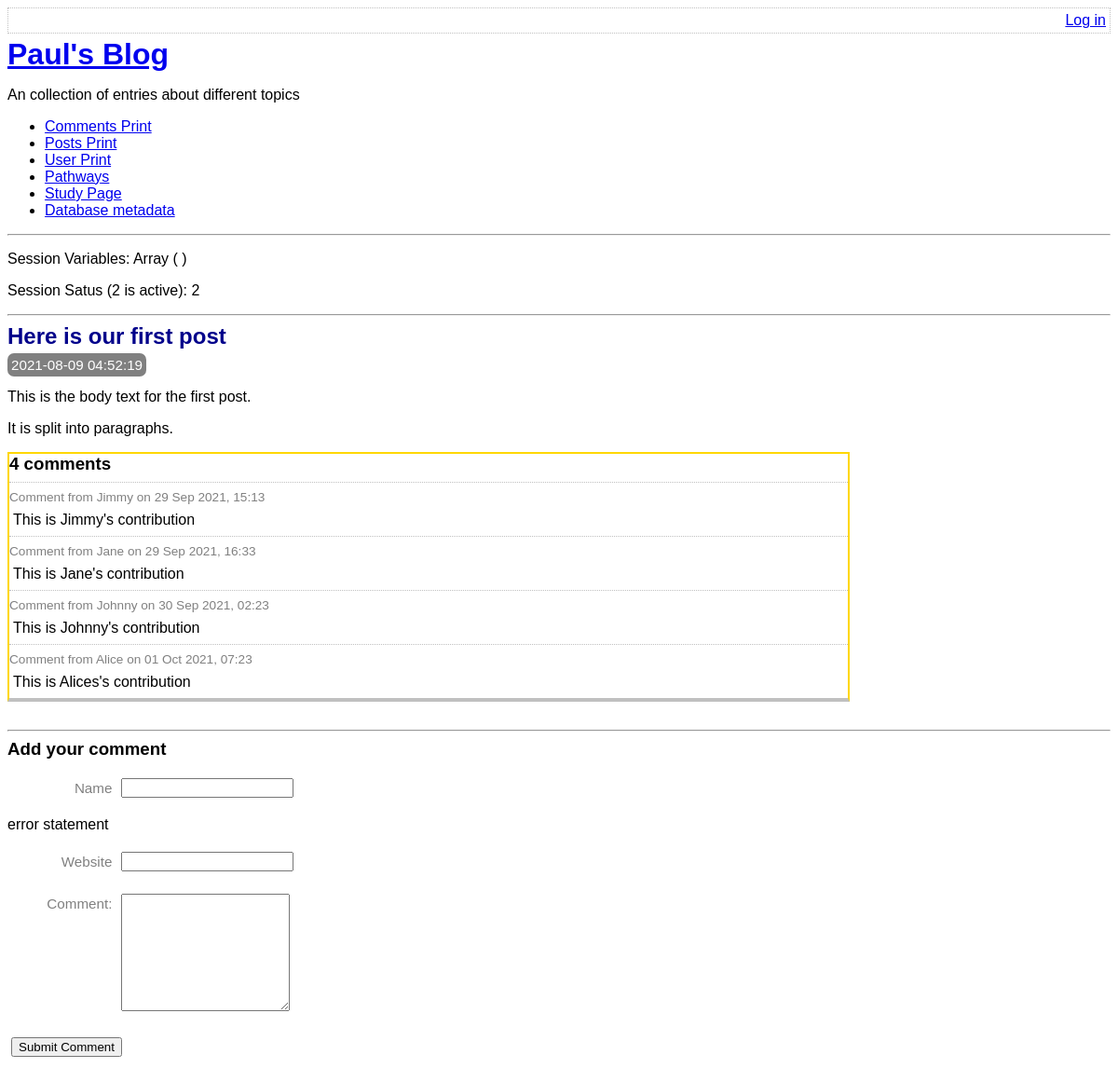
The app's page /view-post.php?post_id=1, older data.
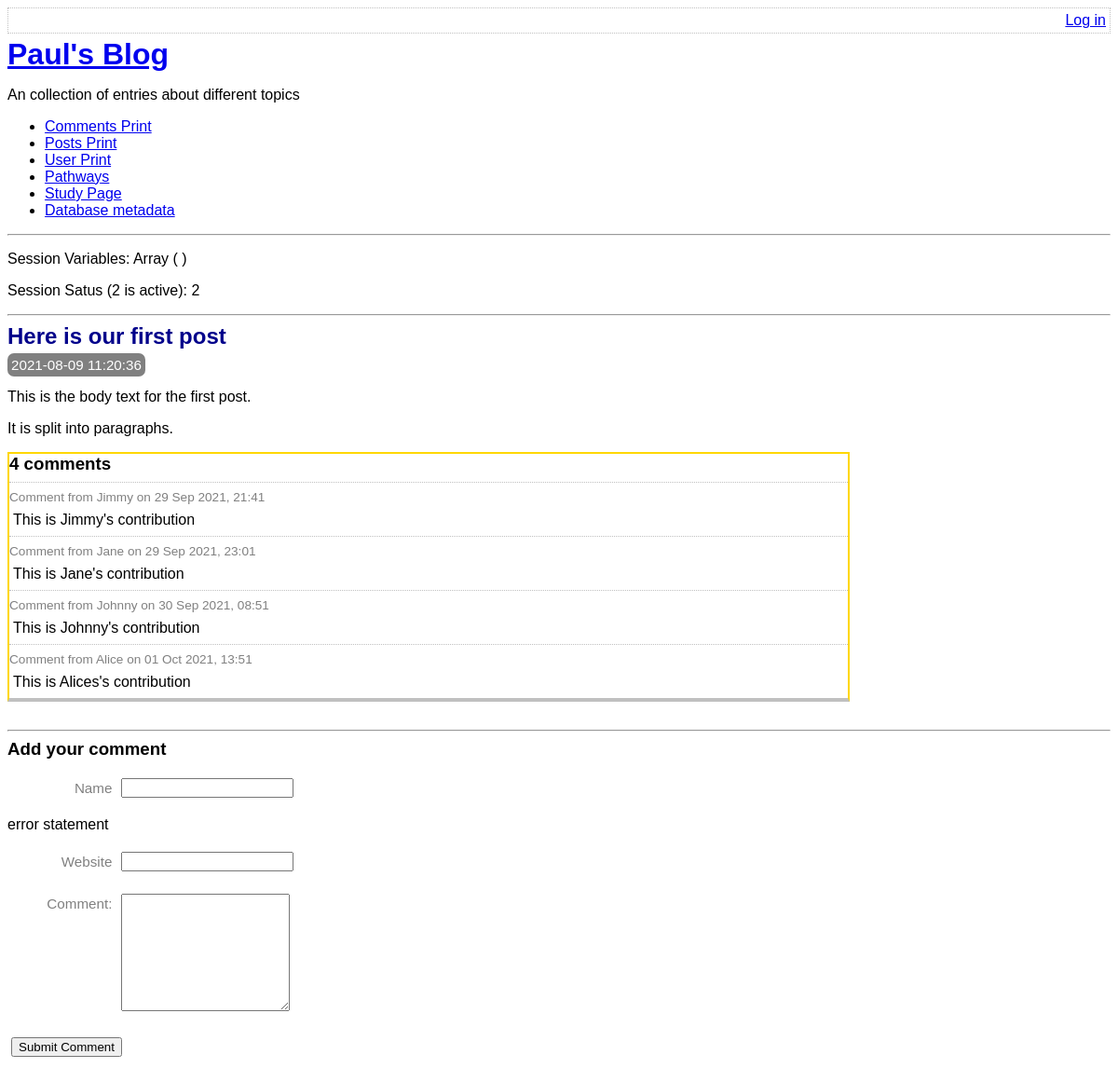
The same page, newer data.
### tables this page shows
CREATE TABLE post(
    id integer primary key autoincrement not null,
    title text not null,
    body text not null,
    user_id integer not null,
    created_at date not null,
    updated_at date,
    foreign key (user_id) references user(id)
);

CREATE TABLE comment(
    id integer primary key autoincrement not null,
    post_id integer not null,
    created_at date not null,
    name text not null,
    website text,
    text text not null,
    foreign key (post_id) references post(id)
);

### lib/view-post-common.php (called while the page is built, shortened)
<?php
function getPostRow(PDO $pdo, $postId){
    $stmt = $pdo -> prepare(
        'select title, created_at , body
        from post
        where id=:id'
    );
    $result = $stmt -> execute(
        array('id' => $postId, )
    );
    $row = $stmt -> fetch(PDO::FETCH_ASSOC);
    return $row;
}

### view-post.php (the view, shortened to what this page needs)
<?php
require_once 'lib/common.php';
require_once 'lib/view-post-common.php';
if ( isset( $_GET['post_id'] ) )
{
  $postId = $_GET['post_id'];
}
else{
  $postId = 0;
}
$pdo = getPDO();
$row = getPostRow($pdo, $postId);
  if($_POST){
    $postData = $_POST;
    switch($_GET['action']){
      case 'add-comment':
        $commentData = array(
          'name' => $_POST['comment-name'],
          'website' => $_POST['comment-website'],
          'text' => $_POST['comment-text'],
        );
        $errors = addCommentToPost($pdo, $postId, $commentData);
        if(!$errors){
          redirectAndExit('view-post.php?post_id=' . $postId);
        }
        break;
      case 'delete-comment':
        if(isLoggedIn()){
          $deleteResponse = $_POST['delete-comment'];
          $keys = array_keys($deleteResponse);
          $deleteCommentId = $keys[0];
          deleteComment($pdo,$postId , $deleteCommentId);
          redirectAndExit('view-post.php?post_id=' . $postId);
        }
        break;
    }
    }else{
      $commentData = array(
          'name' => '',
          'website' => '',
          'text' => '',
      );
  }
?>
<?php
require_once 'templates/boilerplate.php';
?>
<body>
  <?php require 'templates/title.php' ?>
    <div class="post">
      <h2>
        <?php echo htmlEscape($row['title']) ?>
      </h2>
      <div class="date">
        <?php echo $row['created_at'] ?>
      </div>
      <p>
        <?php echo  convertNewLinesToParagraphs($row['body']) ?>
      </p>
    </div>
    <form
    action="view-post.php?action=delete-comment&amp;post_id=<?php echo $postId ?>&amp;"
    method="post"
    class="comment-list">
      <h3> <?php echo countCommentsForPost($pdo , $postId) ?> comments</h3>
      <?php foreach (getCommentsForPost($pdo, $postId) as $comment): ?>
        <div class="comment">
          <div class="comment-meta">
            Comment from
            <?php echo htmlEscape($comment['name']) ?> on
            <?php echo convertSQliteDate($comment['created_at']) ?>
          </div>
          <div class="comment-body">
            <?php echo convertNewLinesToParagraphs($comment['text']) ?>
          </div>
        </div>
      <?php endforeach ?>
            </form>
    <hr/>
    <h3> Add your comment </h3>
    <form
    action="view-post.php?action=add-comment&amp;post_id=<?php echo $postId ?>"
    method="post"
    class="comment-form user-form">
    <p>
      <label for="comment-name"> Name </label>
      <input type="text" id="comment-name" name="comment-name" value="<?php echo htmlEscape($commentData['name']) ?>"  />
      <p> error statement </p>
    </p>
    <p>
      <label for="comment-website"> Website </label>
      <input type="text" id="comment-website" name="comment-website" value="<?php echo htmlEscape($commentData['website']) ?>" />
      </p>
    <p>
      <label for="comment-text"> Comment: </label>
      <textarea id="comment-text" name="comment-text" rows="8" columns="70" ><?php echo htmlEscape($commentData['text']) ?></textarea>
    </p>
      <input type="submit" value="Submit Comment"/>
    </form>
</body>
</html>

### templates/boilerplate.php (shortened to what this page needs)
<!doctype html>
<html lang="en">
<head>
  <link rel="stylesheet" type="text/css" href="assets/main.css" />
</head>

### templates/title.php
<div class="top-menu">
    <div class="menu-options">
        <?php if(isLoggedIn()): ?>
            <a href='list-posts.php'>All Posts</a>
            <a href='edit-post.php'>Edit Post</a>
            Hello <?php echo htmlEscape(getAuthUser()) ?> , your user id is:  <?php echo htmlEscape( getAuthUserId( getPDO()) ) ?>.
            <a href="log-out.php">Log Out</a>
            <?php else: ?>
            <a href="log-in.php">Log in</a>
        <?php endif ?>
    </div>
</div>
<a href='index.php'><h1>Paul's Blog </h1></a>
    <p>An collection of entries about different topics</p>
    <ul>
        <li><a href="print_table.php?tablename=comment">Comments Print</a>
        <li><a href="print_table.php?tablename=post">Posts Print</a>
        <li><a href="print_table.php?tablename=user">User Print</a>
        <li><a href="pathways.php">Pathways</a>
        <li><a href="study_page.php">Study Page</a>
        <li><a href="db-meta.php">Database metadata</a>
    </ul>
    <hr>
    <?php
if(session_status() === 2){
$sessionVars = print_r($_SESSION, true);
echo '<p> Session Variables: ' . $sessionVars . '</p>';
echo '<p> Session Satus (2 is active): ' . session_status() . '</p>';
}
 ?>
    <hr/>

### lib/common.php (shortened to what this page needs)
<?php
function getRootPath()
{
    return realpath(__DIR__ . '/..');
}
function getDatabasePath()
{
    return getRootPath() . '/data/data.sqlite';
}
function getDsn()
{
    return 'sqlite:' . getDatabasePath();
}
function getPDO()
{
    $pdo = new PDO(getDsn());
    return $pdo;
}
function htmlEscape($html){
    return htmlspecialchars($html, ENT_HTML5, 'UTF-8');
}
function convertNewLinesToParagraphs($text){
    $escaped= htmlEscape($text);
    return '<p>' . str_replace("\n", "</p><p>" , $escaped) . '</p>';
}
function convertSQliteDate($sqlDate){
    $date = DateTime::createFromFormat("Y-m-d H:i:s",$sqlDate);
    return $date -> format('d M Y, H:i');
}
function countCommentsForPost(PDO $pdo, $postId){
    $pdo = getPDO();
    $sql = "
    select count(*) c from comment
    where post_id = :post_id
    ";
    $stmt = $pdo -> prepare($sql);
    $stmt ->execute(
        array('post_id' => $postId, )
    );
    return (int) $stmt -> fetchColumn();
}
function getCommentsForPost(PDO $pdo, $postId){
    $pdo = getPDO();
    $sql = "
    select id, name, text, created_at, website
    from comment
    where post_id = :post_id
    ";
    $stmt = $pdo -> prepare($sql);
    $stmt ->execute(
        array('post_id' => $postId, )
    );
    return $stmt -> fetchAll(PDO::FETCH_ASSOC);
}
function isLoggedIn(){
    return isset($_SESSION['logged-in_username']);
}

### assets/main.css (style rules this page uses)
.top-menu { border: 1px dotted silver; overflow: hidden; padding: 4px; margin-bottom: 4px; }
.menu-options { float: right; }
h1 , h2, h3 { margin-top: 0; margin-bottom: 8px; }
body { font-size: 100%; font-family:sans-serif; }
.post-synopsis h2 , .post h2 { color: darkblue; }
.post .date , .post-synopsis .meta { color:white; background-color: grey; border-radius: 7px; padding: 4px; display: inline; font-size: 0.95em; }
.comment .comment-meta { font-size: 0.85em; color: gray; border-top: 1px dotted silver; padding-top: 8px; }
.comment-body p { margin: 8px 4px; }
.comment-list { border: 2px solid gold; border-bottom: 4px solid silver; margin-bottom: 30px; max-width: 900px; }
.user-form input, .user-form textarea { margin: 4px; }
.user-form label { font-size: 0.95em; margin: 6px; width: 7em; color: gray; float: left; text-align: right; clear: left; }

Row changes from the older to the newer data that the page shows:
changed post "Here is our first post": created_at "2021-08-09 04:52:19" → "2021-08-09 11:20:36"
changed comment "This is Jimmy's contribution": created_at "29 Sep 2021, 15:13" → "29 Sep 2021, 21:41"
changed comment "This is Jane's contribution": created_at "29 Sep 2021, 16:33" → "29 Sep 2021, 23:01"
changed comment "This is Johnny's contribution": created_at "30 Sep 2021, 02:23" → "30 Sep 2021, 08:51"
changed comment "This is Alices's contribution": created_at "01 Oct 2021, 07:23" → "01 Oct 2021, 13:51"
